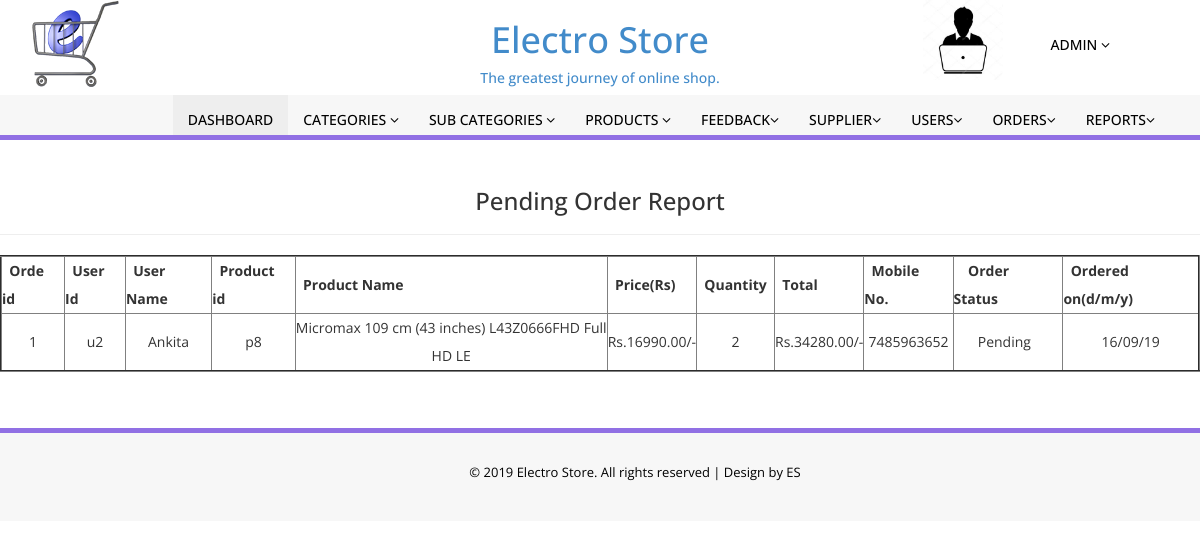
Screenshot of /admin/pending_order.php with the database file from the repository.
### tables this page shows
CREATE TABLE `tbl_order` (
  `order_id` int(11) NOT NULL,
  `user_id` int(11) NOT NULL,
  `username` varchar(50) NOT NULL,
  `product_id` int(11) NOT NULL,
  `product_name` varchar(100) NOT NULL,
  `img` varchar(500) NOT NULL,
  `price` varchar(10) NOT NULL,
  `qty` varchar(10) NOT NULL,
  `total` varchar(10) NOT NULL,
  `mobile_no` varchar(10) NOT NULL,
  `landmark` varchar(300) NOT NULL,
  `city` varchar(50) NOT NULL,
  `add_type` varchar(50) NOT NULL,
  `status` varchar(50) NOT NULL,
  `date` varchar(50) NOT NULL
);

### admin/pending_order.php (the view, shortened to what this page needs)
<?php
    require '../connection.php';
?>
<!DOCTYPE html>
<html xmlns="http://www.w3.org/1999/xhtml">
<head>
    <link href="assets/css/bootstrap.css" rel="stylesheet" />
    <link href="assets/css/font-awesome.css" rel="stylesheet" />
    <link href="assets/css/style.css" rel="stylesheet" />
</head>
<body>
<?php include('include/header.php');?>
  <br>
  <h3 align="center">Pending Order Report</h3><hr>
		<table border="2" align="center">
			<tr align="center">
				<th>&nbsp;&nbsp;Orde id&nbsp;&nbsp;</th>
				<th>&nbsp;&nbsp;User Id&nbsp;&nbsp;</th>
				<th>&nbsp;&nbsp;User Name&nbsp;&nbsp;</th>
				<th>&nbsp;&nbsp;Product id&nbsp;&nbsp;</th>
				<th>&nbsp;&nbsp;Product Name&nbsp;&nbsp;</th>
				<th>&nbsp;&nbsp;Price(Rs)&nbsp;&nbsp;</th>
				<th>&nbsp;&nbsp;Quantity&nbsp;&nbsp;</th>
				<th>&nbsp;&nbsp;Total&nbsp;&nbsp;</th>
				<th>&nbsp;&nbsp;Mobile No.&nbsp;&nbsp;</th>
				<th>&nbsp;&nbsp;&nbsp;&nbsp;Order Status&nbsp;&nbsp;&nbsp;&nbsp;</th>
				<th>&nbsp;&nbsp;Ordered on(d/m/y)&nbsp;&nbsp;</th>
			</tr>
			<?php
			$sql="select user_id,username,product_id,product_name,price,qty,total,mobile_no,status,date from tbl_order where status='pending'";
								$result=$con->query($sql);
								$i=0;
								if ($result->num_rows > 0)
								{
									while($row = $result->fetch_assoc())
									{ $i++;
					?>
			<tr align="center">
				<td><?php echo $i; ?></td>
				<td>u<?php echo $row['user_id']; ?></td>
				<td><?php echo $row['username']; ?></td>
				<td>p<?php echo $row['product_id']; ?></td>
				<td><?php echo $row['product_name']; ?></td>
				<td>Rs.<?php echo $row['price']; ?>.00/-</td>
				<td><?php echo $row['qty']; ?></td>
				<td>Rs.<?php echo $row['total']; ?>.00/-</td>
				<td><?php echo $row['mobile_no']; ?></td>
			    <td><?php echo $row['status'] ?>&nbsp;&nbsp;</td>
				<td><?php echo $row["date"];?></td>
			</tr>
			<?php	}
			}
			 else{
				echo "<script>alert('No any Order are Pending..!')</script>";
				echo "<script>window.location.href='manage_order.php'</script>";
				}?>
				</table><br><br>
  <?php include('include/footer.php');?>
</body>
</html>

### rows the page displays
tbl_order: user "2", username "Ankita", product "8", product_name "Micromax 109 cm (43 inches) L43Z0666FHD Full HD LE", price "16990", qty "2", total "34280", mobile_no "7485963652", status "Pending", date "16/09/19"
